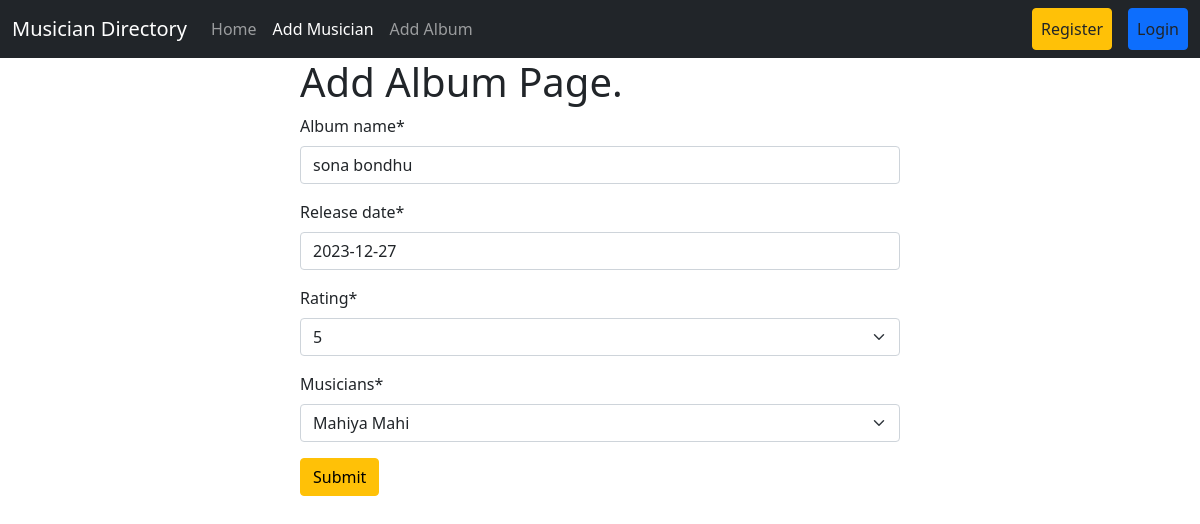
/album/edit/2, run on the app's committed database.
### Album/models.py (models this page shows, shortened)
class AlbumModel(models.Model):
    Album_name = models.CharField(max_length=200)
    release_date = models.DateField()
    Rating = models.IntegerField(choices=[(i, i) for i in range(1, 6)])
    musicians = models.ForeignKey(MusicianModel, on_delete=models.CASCADE, default=None)

### Album/views.py (the view)
# urls.py: path('edit/<int:id>', views.edit_album, name="edit_album"),
def edit_album(request, id):
    album = models.AlbumModel.objects.get(pk=id)
    if request.method == 'POST':
        album_form = forms.AlbumForm(request.POST)
        if album_form.is_valid():
            album_form.save()
            return redirect('homepage')
    else:
        album_form = forms.AlbumForm(instance=album)
    return render(request, 'album.html', {'form': album_form})

### Album/forms.py
class AlbumForm (forms.ModelForm):
    class Meta:
        model = AlbumModel
        fields = '__all__'

### Musician/models.py (called while the page is built)
    def __str__(self):
        return self.Musician_Name

### Album/templates/album.html (shortened to what this page needs)
{% extends 'base.html' %}
{% load crispy_forms_tags %}
{% block content %}
<form style="width: 50%; margin: auto" method="POST">
    <h1> Add Album Page. </h1>
    {{form|crispy}}
    <button class="btn btn-warning">Submit</button>
</form>
{% endblock %}

### data on the page
AlbumModel: Album_name "sona bondhu", release_date "2023-12-27", Rating "5", musicians "Mahiya Mahi"
